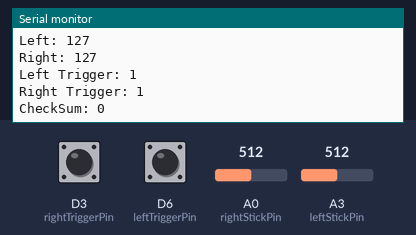
This sketch was run on a simulated Arduino Zero (SAMD21). Shown: the last lines printed to the serial monitor. The test bench sets the inputs (shaded band); at power-on: A0 (rightStickPin) = 512, A3 (leftStickPin) = 512, D3 (rightTriggerPin) HIGH, D6 (leftTriggerPin) HIGH.

Above: at 1.2 s.
1.3 s: A0 (rightStickPin) set to 716
At 2.1 s:
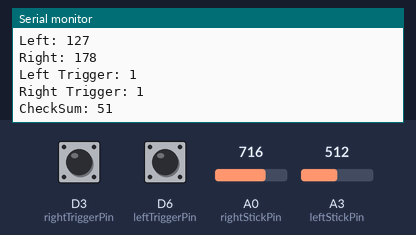
2.8 s: A3 (leftStickPin) set to 716
At 3.3 s:
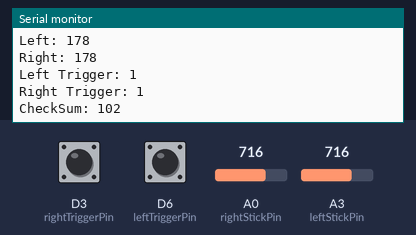
4.3 s: D3 (rightTriggerPin) pulled LOW for 0.15 s
5.9 s: D6 (leftTriggerPin) pulled LOW for 0.15 s
Timing chart, 0 to 6.5 s (numbered marks = the images above; inputs shaded):
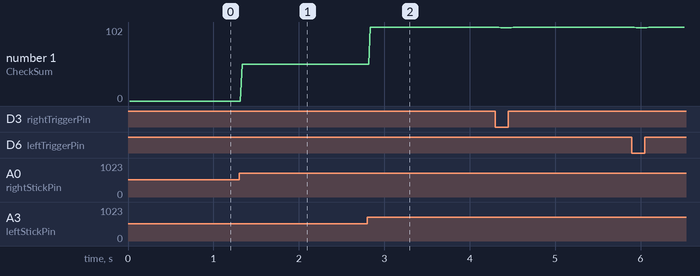

Measured:
- after the input at 1.3 s, the serial monitor: prints a new line at once (image 1)
- after the input at 2.8 s, the serial monitor: prints a new line at once (image 2)
- plotted number 1: 0 → 51 after the input at 1.3 s, 51 → 102 after the input at 2.8 s

The sketch:

Remote.ino
```cpp
#include "Arduino.h"
#include "Transmitter.h"
#include "Bounce2.h"

// Create Transmitter object
Transmitter transmitter  = Transmitter();

// Create Bounce objects
Bounce leftTriggerDebouncer = Bounce();
Bounce rightTriggerDebouncer = Bounce();

int capturedData[4];

const int leftStickPin = A3; // analog
const int rightStickPin = A0; // analog
const int leftTriggerPin = 6; // digital
const int rightTriggerPin = 3; // digital

void setup()
{

  // SerialUSB.begin(9600);
  Serial1.begin(9600);

  // Wait for serial ports to open
  // while (!SerialUSB);
  while (!Serial1);

  Serial1.print("W7001\r\n");

  // Enable pullup resistor for left trigger
  pinMode(leftTriggerPin, INPUT_PULLUP);

  // Enable pullup resistor for right trigger
  pinMode(rightTriggerPin, INPUT_PULLUP);

  leftTriggerDebouncer.attach(leftTriggerPin);
  leftTriggerDebouncer.interval(5);

  rightTriggerDebouncer.attach(rightTriggerPin);
  rightTriggerDebouncer.interval(5);
}

void loop()
{

  captureData();
  transmitter.transmitData();


}

void captureData() {

  int leftVertical, rightVertical, leftTrigger, rightTrigger;

  // read all values from the joystick
  leftVertical = analogRead(leftStickPin); // will be 0-1023
  rightVertical = analogRead(rightStickPin); // will be 0-1023

  // Update bounce objects
  leftTriggerDebouncer.update();
  rightTriggerDebouncer.update();

  leftTrigger = leftTriggerDebouncer.read(); // will be HIGH (1) if not pressed, and LOW (0) if pressed (pull-up)
  rightTrigger = rightTriggerDebouncer.read(); // will be HIGH (1) if pressed, and LOW (0) if  not pressed (pull-down)

  capturedData[0] = map(leftVertical, 0, 1023, 0, 255);
  capturedData[1] = map(rightVertical, 0, 1023, 0, 255);
  capturedData[2] = leftTrigger;
  capturedData[3] = rightTrigger;
  transmitter.setData(capturedData);

}
```

Transmitter.cpp
```cpp
#include "Arduino.h"
#include "Transmitter.h"

Transmitter::Transmitter()  {


}

byte Transmitter::createCheckSum() {

  // calculate checksum based on data
  return byte(data[0] + data[1] + data[2] + data[3]);

}

void Transmitter::debugData() {

  SerialUSB.println("U");
  SerialUSB.println("S");
  SerialUSB.println("A");
  SerialUSB.print("Left: ");
  SerialUSB.println(data[0]);
  SerialUSB.print("Right: ");
  SerialUSB.println(data[1]);
  SerialUSB.print("Left Trigger: ");
  SerialUSB.println(data[2]);
  SerialUSB.print("Right Trigger: ");
  SerialUSB.println(data[3]);
  SerialUSB.print("CheckSum: ");
  SerialUSB.println(createCheckSum());
}

void Transmitter::transmitData() {

  Serial1.write("U");

  Serial1.write("S");

  Serial1.write("A");

  Serial1.write(data[0]);

  Serial1.write(data[1]);

  Serial1.write(data[2]);

  Serial1.write(data[3]);

  Serial1.write(createCheckSum());

  delay(20);
  // Print debug data to console
  debugData();

}

void Transmitter::setData(int capturedData[]) {

  for (int i=0; i <= dataSize - 1; i++){

      // Set elements of data array
      data[i] = capturedData[i];
   }

}
```

Transmitter.h
```cpp
#ifndef Transmitter_h
#define Transmitter_h

#include "Arduino.h"


class Transmitter
{
  public:
    Transmitter();
    void transmitData();
    void setData(int capturedData[]);

  private:

    int data[4] = {0, 0, 1, 1};
    void debugData();
    byte createCheckSum();
    const int dataSize = 4;

};

#endif
```
